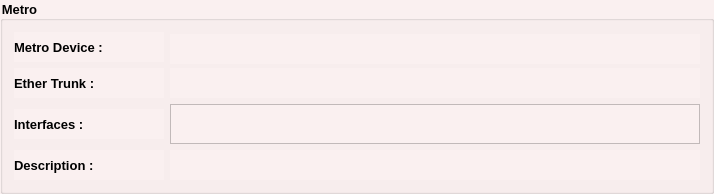
                   <widget class="QGroupBox" name="metroGB">
                    <property name="minimumSize">
                     <size>
                      <width>0</width>
                      <height>0</height>
                     </size>
                    </property>
                    <property name="font">
                     <font>
                      <family>Tahoma</family>
                      <pointsize>10</pointsize>
                      <bold>true</bold>
                     </font>
                    </property>
                    <property name="styleSheet">
                     <string notr="true">background-color: rgb(250, 240, 240);</string>
                    </property>
                    <property name="title">
                     <string>Metro</string>
                    </property>
                    <layout class="QVBoxLayout" name="verticalLayout_8">
                     <item>
                      <layout class="QHBoxLayout" name="horizontalLayout_24">
                       <item>
                        <widget class="QLabel" name="label_23">
                         <property name="sizePolicy">
                          <sizepolicy hsizetype="Expanding" vsizetype="Preferred">
                           <horstretch>0</horstretch>
                           <verstretch>0</verstretch>
                          </sizepolicy>
                         </property>
                         <property name="minimumSize">
                          <size>
                           <width>150</width>
                           <height>30</height>
                          </size>
                         </property>
                         <property name="maximumSize">
                          <size>
                           <width>150</width>
                           <height>30</height>
                          </size>
                         </property>
                         <property name="font">
                          <font>
                           <family>Tahoma</family>
                           <pointsize>10</pointsize>
                           <bold>true</bold>
                          </font>
                         </property>
                         <property name="text">
                          <string>Metro Device : </string>
                         </property>
                        </widget>
                       </item>
                       <item>
                        <widget class="QLabel" name="cxLbl">
                         <property name="minimumSize">
                          <size>
                           <width>0</width>
                           <height>30</height>
                          </size>
                         </property>
                         <property name="maximumSize">
                          <size>
                           <width>16777215</width>
                           <height>25</height>
                          </size>
                         </property>
                         <property name="font">
                          <font>
                           <family>Tahoma</family>
                           <pointsize>10</pointsize>
                           <bold>true</bold>
                          </font>
                         </property>
                         <property name="styleSheet">
                          <string notr="true">color: rgb(85, 0, 127);</string>
                         </property>
                         <property name="text">
                          <string/>
                         </property>
                        </widget>
                       </item>
                      </layout>
                     </item>
                     <item>
                      <layout class="QHBoxLayout" name="horizontalLayout_25">
                       <item>
                        <widget class="QLabel" name="label_36">
                         <property name="sizePolicy">
                          <sizepolicy hsizetype="Expanding" vsizetype="Preferred">
                           <horstretch>0</horstretch>
                           <verstretch>0</verstretch>
                          </sizepolicy>
                         </property>
                         <property name="minimumSize">
                          <size>
                           <width>150</width>
                           <height>30</height>
                          </size>
                         </property>
                         <property name="maximumSize">
                          <size>
                           <width>150</width>
                           <height>30</height>
                          </size>
                         </property>
                         <property name="font">
                          <font>
                           <family>Tahoma</family>
                           <pointsize>10</pointsize>
                           <bold>true</bold>
                          </font>
                         </property>
                         <property name="text">
                          <string>Ether Trunk :</string>
                         </property>
                        </widget>
                       </item>
                       <item>
                        <widget class="QLabel" name="cxEtherLbl">
                         <property name="sizePolicy">
                          <sizepolicy hsizetype="Expanding" vsizetype="Preferred">
                           <horstretch>0</horstretch>
                           <verstretch>0</verstretch>
                          </sizepolicy>
                         </property>
                         <property name="minimumSize">
                          <size>
                           <width>80</width>
                           <height>30</height>
                          </size>
                         </property>
                         <property name="maximumSize">
                          <size>
                           <width>16777215</width>
                           <height>30</height>
                          </size>
                         </property>
                         <property name="font">
                          <font>
                           <family>Tahoma</family>
                           <pointsize>10</pointsize>
                           <bold>true</bold>
                          </font>
                         </property>
                         <property name="styleSheet">
                          <string notr="true">color: rgb(85, 0, 127);</string>
                         </property>
                         <property name="text">
                          <string/>
                         </property>
                        </widget>
                       </item>
                      </layout>
                     </item>
                     <item>
                      <layout class="QHBoxLayout" name="horizontalLayout_28">
                       <item>
                        <widget class="QLabel" name="label_41">
                         <property name="sizePolicy">
                          <sizepolicy hsizetype="Expanding" vsizetype="Preferred">
                           <horstretch>0</horstretch>
                           <verstretch>0</verstretch>
                          </sizepolicy>
                         </property>
                         <property name="minimumSize">
                          <size>
                           <width>150</width>
                           <height>30</height>
                          </size>
                         </property>
                         <property name="maximumSize">
                          <size>
                           <width>150</width>
                           <height>30</height>
                          </size>
                         </property>
                         <property name="font">
                          <font>
                           <family>Tahoma</family>
                           <pointsize>10</pointsize>
                           <bold>true</bold>
                          </font>
                         </property>
                         <property name="text">
                          <string>Interfaces :</string>
                         </property>
                         <property name="alignment">
                          <set>Qt::AlignmentFlag::AlignLeading|Qt::AlignmentFlag::AlignLeft|Qt::AlignmentFlag::AlignVCenter</set>
                         </property>
                        </widget>
                       </item>
                       <item>
                        <widget class="QListView" name="cxIntLV">
                         <property name="minimumSize">
                          <size>
                           <width>530</width>
                           <height>40</height>
                          </size>
                         </property>
                         <property name="maximumSize">
                          <size>
                           <width>16777215</width>
                           <height>40</height>
                          </size>
                         </property>
                         <property name="font">
                          <font>
                           <family>Tahoma</family>
                           <pointsize>10</pointsize>
                           <bold>true</bold>
                          </font>
                         </property>
                         <property name="styleSheet">
                          <string notr="true">color: rgb(85, 0, 127);</string>
                         </property>
                         <property name="alternatingRowColors">
                          <bool>true</bool>
                         </property>
                         <property name="movement">
                          <enum>QListView::Movement::Static</enum>
                         </property>
                         <property name="flow">
                          <enum>QListView::Flow::LeftToRight</enum>
                         </property>
                         <property name="isWrapping" stdset="0">
                          <bool>false</bool>
                         </property>
                         <property name="resizeMode">
                          <enum>QListView::ResizeMode::Fixed</enum>
                         </property>
                         <property name="spacing">
                          <number>0</number>
                         </property>
                         <property name="wordWrap">
                          <bool>false</bool>
                         </property>
                        </widget>
                       </item>
                      </layout>
                     </item>
                     <item>
                      <layout class="QHBoxLayout" name="horizontalLayout_26">
                       <item>
                        <widget class="QLabel" name="label_40">
                         <property name="sizePolicy">
                          <sizepolicy hsizetype="Expanding" vsizetype="Preferred">
                           <horstretch>0</horstretch>
                           <verstretch>0</verstretch>
                          </sizepolicy>
                         </property>
                         <property name="minimumSize">
                          <size>
                           <width>150</width>
                           <height>30</height>
                          </size>
                         </property>
                         <property name="maximumSize">
                          <size>
                           <width>150</width>
                           <height>30</height>
                          </size>
                         </property>
                         <property name="font">
                          <font>
                           <family>Tahoma</family>
                           <pointsize>10</pointsize>
                           <bold>true</bold>
                          </font>
                         </property>
                         <property name="text">
                          <string>Description :</string>
                         </property>
                         <property name="alignment">
                          <set>Qt::AlignmentFlag::AlignLeading|Qt::AlignmentFlag::AlignLeft|Qt::AlignmentFlag::AlignVCenter</set>
                         </property>
                        </widget>
                       </item>
                       <item>
                        <widget class="QLabel" name="cxDescLbl">
                         <property name="sizePolicy">
                          <sizepolicy hsizetype="Expanding" vsizetype="Preferred">
                           <horstretch>0</horstretch>
                           <verstretch>0</verstretch>
                          </sizepolicy>
                         </property>
                         <property name="minimumSize">
                          <size>
                           <width>400</width>
                           <height>30</height>
                          </size>
                         </property>
                         <property name="maximumSize">
                          <size>
                           <width>16777215</width>
                           <height>30</height>
                          </size>
                         </property>
                         <property name="font">
                          <font>
                           <family>Tahoma</family>
                           <pointsize>10</pointsize>
                           <bold>true</bold>
                          </font>
                         </property>
                         <property name="styleSheet">
                          <string notr="true">color: rgb(85, 0, 127);</string>
                         </property>
                         <property name="text">
                          <string/>
                         </property>
                        </widget>
                       </item>
                      </layout>
                     </item>
                    </layout>
                   </widget>
